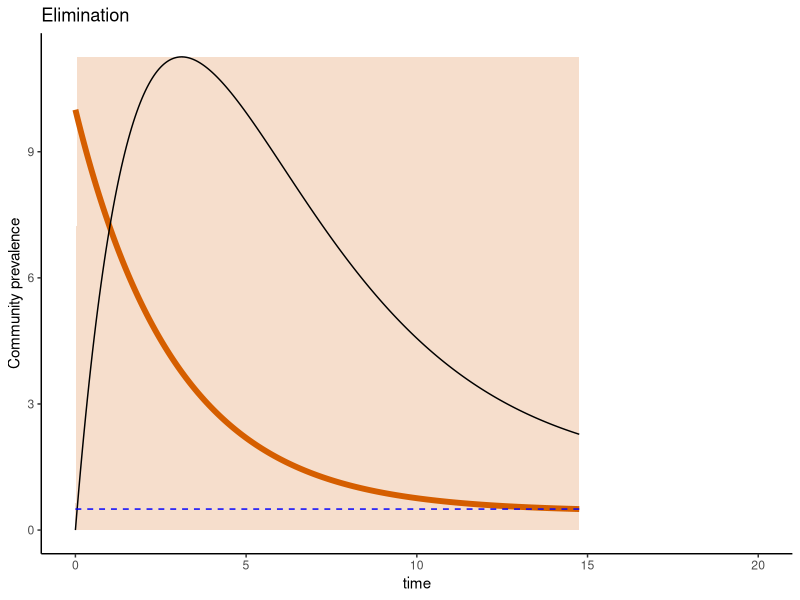
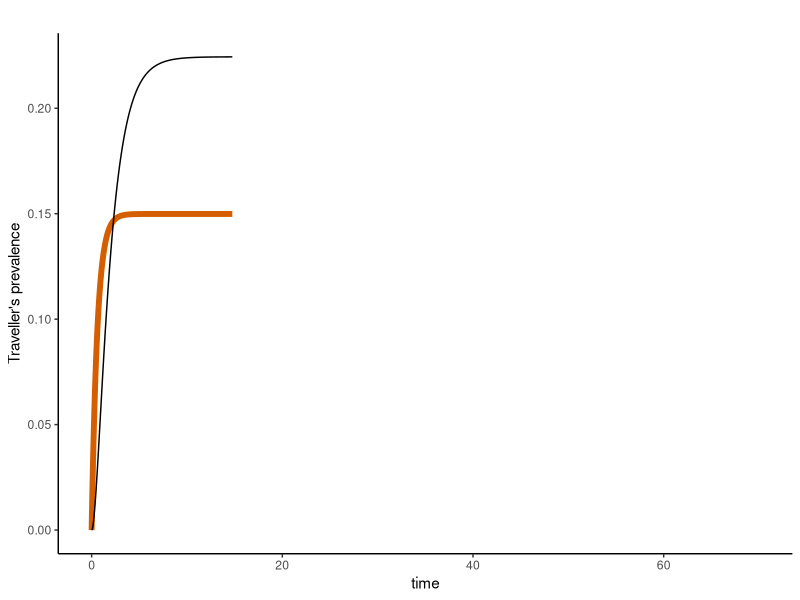
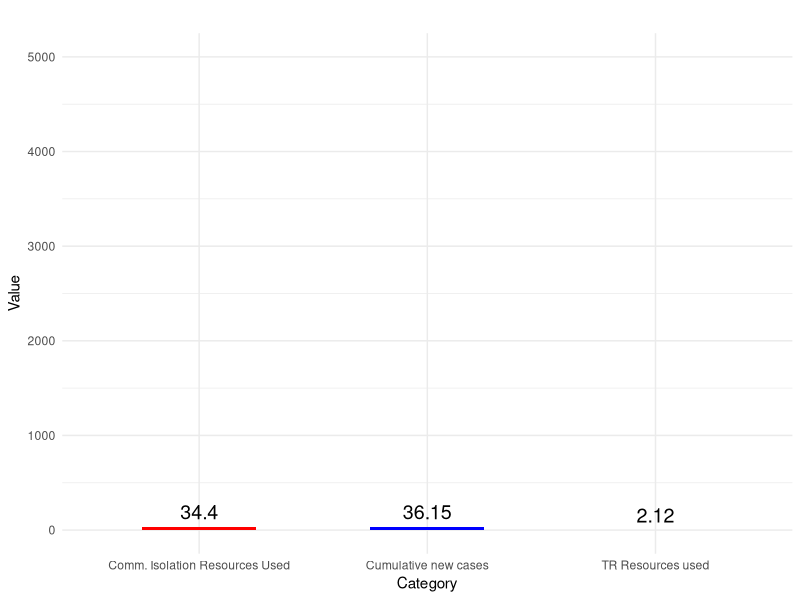
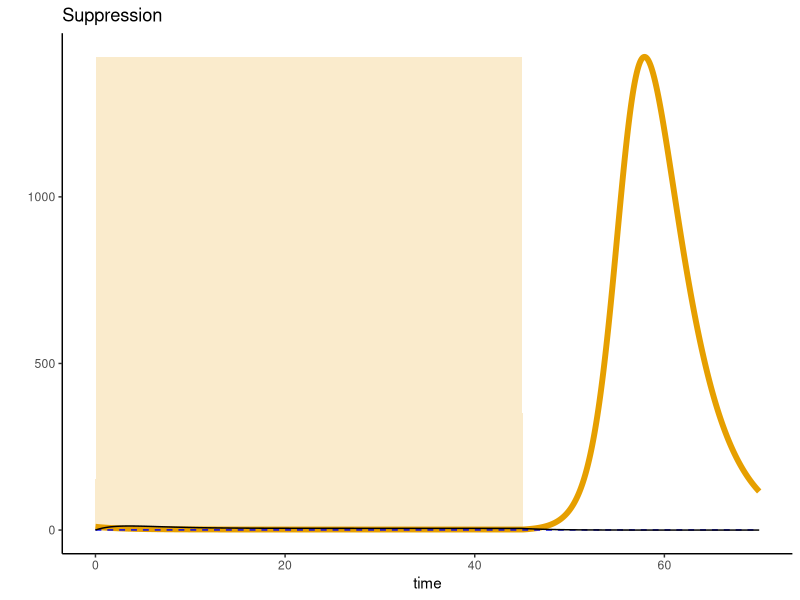
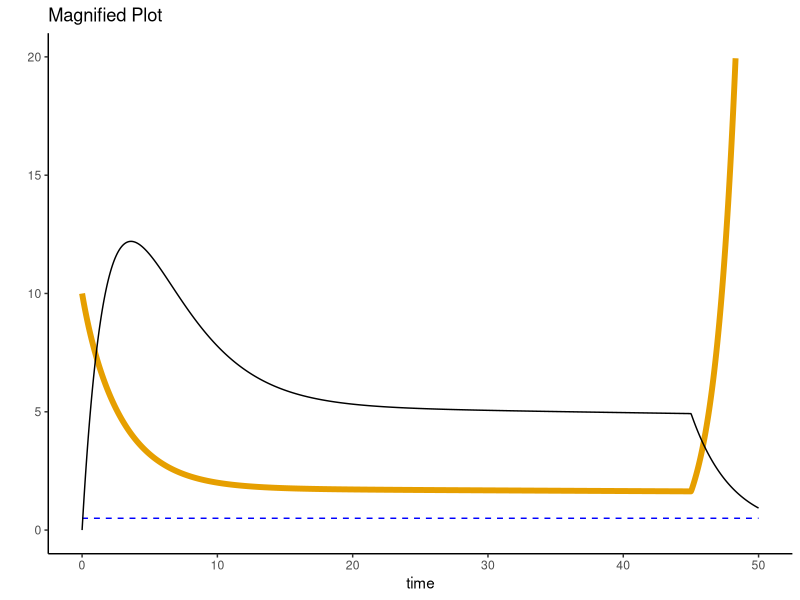
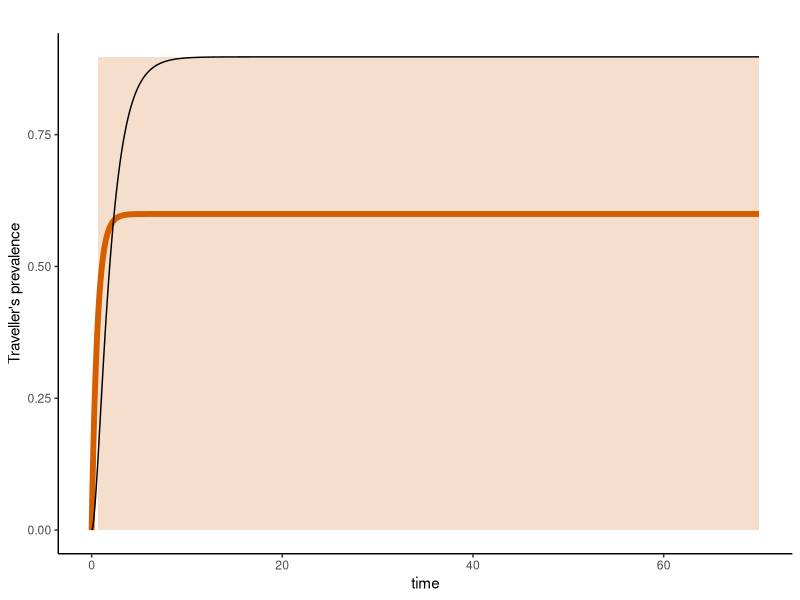
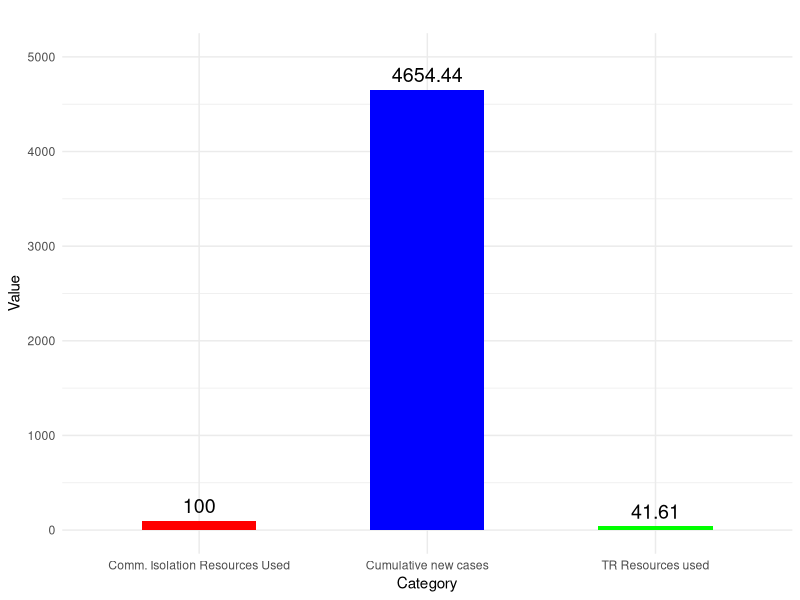
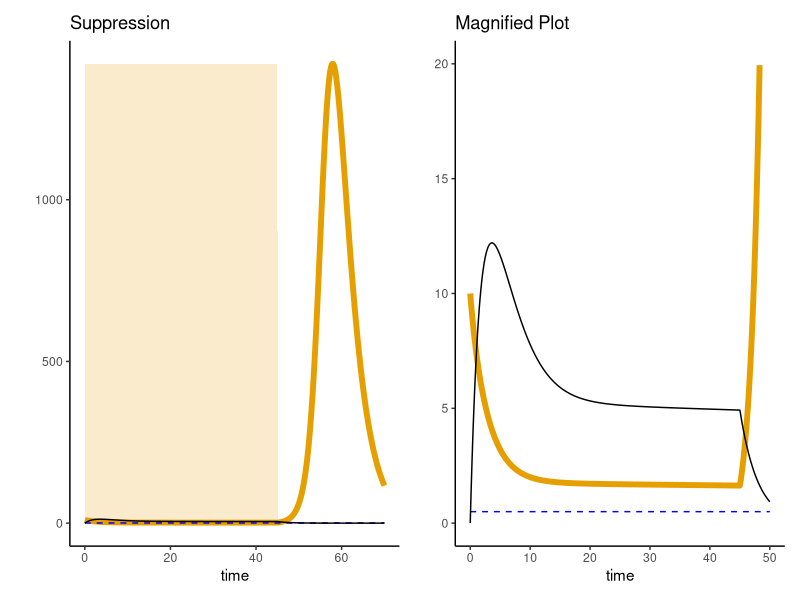

The R source for these figures, in order:
## ---- chunk 1
require(deSolve)
require(ggplot2)
require(patchwork)
cols <- c("#999999", "#E69F00", "#56B4E9", "#009E73", "#F0E442", "#0072B2", "#D55E00", "#CC79A7", "#66CC99")

### The aim of this code is to make a figure that illustrates
### the isolation-only strategy in terms of Hansen & Day
### in terms of the public health terminology that I defined
#### elimination, suppression, and circuit breaker.


##### Parameters
# max daily rate of community member isolation
u1max <- 1

# max daily rate of traveler isolation
u2max <- 1

# constraint on community member isolation
C1max <- 1500

# constraint on traveller isolation
C2max <- 1500

# transmission rate
beta<-.0002

# importation rate
theta <- 0.25

mu<-0.334
# relative transmissibility of travellers
c<-1

T<-70

# daily vaccination rate
rho<-0

# start time for community isolation
tstart1<-0

# in case we wanted to do two switches
toff1 <- 1000 # currently set to not turn-off

# start time for restrictions on travellers
tstart2 <- 0
toff2 <- 1000

# community isolation function
u1fun<-function(t){
  u1 = u1max
  if(t<tstart1){
  u1 = 0}
  if(t<(toff1+10) & t>toff1){
    u1 = 0
  }
  return(u1)
}

# travel restrictions function
u2fun<-function(t){
  u2 = u2max
  if(t < tstart2){
  u2 = 0}
  if( t > toff2 & t < (toff2+10)){
    u2 = 0
  }
  return(u2)
}

# This is designed to trigger termination of the simulation when I1>0.5
rootfun <- function(t, y, parameters){
  I1 = y[2]
  # However, with importations, it doesn't make sense to have this as
  # the endpoint of the simulation, so instead I just set Imin = 0 and have
  # the simulation end at T=100.
  y1 = 0.5 - I1 
  return(y1)
}


SI<-function(t, y, parameters){
  S = y[1]
  I1 = y[2]
  I2 = y[3]
  C1 = y[4]
  C2 = y[5]
  iso1 = y[6]
  iso2 = y[7]
  u1 = u1fun(t)
  u2 = u2fun(t)
  
  if(C1 > C1max){
    u1 = 0
  }
  if(C2 > C2max){
    u2 = 0
  }
  
  dS = - beta*S*(I1 + c*I2) - rho*S
  dI1 = beta*S*(I1 + c*I2) - mu*I1 - u1*I1
  dI2 = theta - 2*mu*I2 - u2*I2
  dC1 = u1*I1
  dC2 = u2*I2
  diso1 = u1*I1 - mu*iso1
  diso2 = u2*I2 - 2*mu*iso2
  return(list(c(dS,dI1,dI2,dC1,dC2,diso1,diso2)))
}

### ELIMINATION ##### SUPPRESSION 
out1 <- ode(y = c(S=5000,I1=10,I2=0,C1=0,C2=0,iso1=0,iso2=0), parms = NULL, times = seq(0,T,.05), func = SI, events = list(func = NULL, root = TRUE, terminalroot = 1), rootfun=rootfun)
out1<- data.frame(out1)

J1 = cumsum(beta*out1$S*(out1$I1+c*out1$I2)*diff(c(0,out1$time)))

J.elim <- J1

u_1 = rep(0,length(J1))
u_1[which(diff(c(out1$C1[1],out1$C1))*diff(c(0,out1$time))>0.001)] = max(c(out1$I1,out1$iso1))

u_1.2 = rep(0,length(J1))
u_1.2[which(diff(c(out1$C2[1],out1$C2))*diff(c(0,out1$time))>0.001)] = max(c(out1$I2,out1$iso2))

out.elim <- data.frame(out1, u_1 = u_1, u_1.2 = u_1.2, j = J1)

#plot community infections
g.elim1 = ggplot(out.elim, aes(x = time, y = I1)) + 
  geom_ribbon(aes(ymin = 0, ymax = u_1), fill = cols[7], alpha = 0.2)+
  geom_line(color = cols[7], size = 2)+ geom_line(aes(y=iso1))+
  geom_line(aes(y = 0.5), color = "blue", linetype = "dashed")+
  ggtitle("Elimination")+ylab("Community prevalence") + xlim(0,20)+theme_classic()
g.elim1

#plot travel cases
g.elim2 = ggplot(out.elim, aes(x = time, y = I2)) +
  geom_ribbon(aes(ymin = 0, ymax = u_1.2), fill = cols[7], alpha = 0.2)+
  geom_line(color = cols[7], size = 2)+
  geom_line(aes(y=iso2))+
  ggtitle("")+ylab("Traveller's prevalence") + xlim(0,T)+theme_classic()
g.elim2

# Create a data frame for bar chart
values <- c(out.elim$j[nrow(out.elim)],out.elim$C1[nrow(out.elim)], out.elim$C2[nrow(out.elim)])
labels <- c("Cumulative new cases", "Comm. Isolation Resources Used", "TR Resources used")

data <- data.frame(
  Label = labels,
  Value = values
)

# Step 2: Create the bar plot using ggplot2
p <- ggplot(data, aes(x = Label, y = Value, fill = Label)) +
  geom_bar(stat = "identity", width = 0.5) +
  geom_text(aes(label = round(Value,2)), vjust = -0.5, size = 5) + 
  labs(title = "", x = "Category", y = "Value") +
  ylim(c(0,5000)) + 
  theme_minimal() +
  theme(legend.position = "none") +
  scale_fill_manual(values = c("red", "blue", "green"))

# Print the plot
print(p)
## ---- chunk 2
#(same parameters except a lower u1max)
u1max <- 1
u2max <- 1

C1max <- 100
C2max <- 100

theta <- 1

out <- ode(y = c(S=5000,I1=10,I2=0,C1=0,C2=0,iso1=0,iso2=0), parms = NULL, times = seq(0,T,.05), func = SI, events = list(func = NULL, root = TRUE, terminalroot = 1), rootfun=rootfun)
out <- data.frame(out)
out.supp<-data.frame(out)

J = cumsum(beta*out$S*(out$I1+c*out$I2)*diff(c(0,out$time)))
J.supp <- J

u = rep(0,length(J))
u[which(diff(c(out$C1[1],out$C1))*diff(c(0,out$time))>0.001)] = max(c(out$I1,out$iso1))

u.1 = rep(0,length(J))
u.1[which(diff(c(out$C2[1],out$C2))*diff(c(0,out$time))>0.001)] = max(c(out$I2,out$iso2))

out.supp <- data.frame(out,u=u, u.1 = u.1, j =J )

#plot community cases
g.supp = ggplot(out.supp, aes(x = time, y = I1)) +
  geom_ribbon(aes(ymin = 0, ymax = u), fill = cols[2], alpha = 0.2)+
  geom_line(color = cols[2], size = 2)+
  geom_line(aes(y = 0.5), color = "blue", linetype = "dashed")+
  geom_line(aes(y=iso1))+ggtitle("Suppression")+ylab("") + xlim(0,T)+theme_classic()
g.supp

#plot magnified section
g.supp.1 = ggplot(out.supp, aes(x = time, y = I1)) +
  geom_ribbon(aes(ymin = 0, ymax = u), fill = cols[2], alpha = 0.2)+
  geom_line(color = cols[2], size = 2)+
  geom_line(aes(y = 0.5), color = "blue", linetype = "dashed")+
  geom_line(aes(y=iso1))+ggtitle("Magnified Plot")+ylab("") + xlim(0,50) + ylim(0,20) + theme_classic()
g.supp.1


#plot travel cases
g.supp1 = ggplot(out.supp, aes(x = time, y = I2)) +
  geom_ribbon(aes(ymin = 0, ymax = u.1), fill = cols[7], alpha = 0.2)+
  geom_line(color = cols[7], size = 2)+
  geom_line(aes(y=iso2))+
  ggtitle("")+ylab("Traveller's prevalence") + xlim(0,T)+theme_classic()
g.supp1

# Create a data frame for bar chart
values <- c(out.supp$j[nrow(out.supp)],out.supp$C1[nrow(out.supp)], out.supp$C2[nrow(out.supp)])
labels <- c("Cumulative new cases", "Comm. Isolation Resources Used", "TR Resources used")

data <- data.frame(
  Label = labels,
  Value = values
)

# Step 2: Create the bar plot using ggplot2
p <- ggplot(data, aes(x = Label, y = Value, fill = Label)) +
  geom_bar(stat = "identity", width = 0.5) +
  geom_text(aes(label = round(Value,2)), vjust = -0.5, size = 5) + 
  labs(title = "", x = "Category", y = "Value") +
  ylim(c(0,5000)) + 
  theme_minimal() +
  theme(legend.position = "none") +
  scale_fill_manual(values = c("red", "blue", "green"))

# Print the plot
print(p)
## ---- chunk 3

fig1 = g.supp + g.supp.1
plot_annotation(tag_levels = 'A')
fig1

## ---- chunk 4
###### CIRCUIT BREAKER (a lower value of the constraint)
### (also times of on and off to illustrate that timing doesn't matter)

C1max <- 400
C2max <- 400

toff1<-11
toff2 <- 11

out2 <- ode(y = c(S=5000,I1=10,I2=0,C1=0,C2=0,iso1=0,iso2=0), parms = NULL, times = seq(0,T,.05), func = SI, events = list(func = NULL, root = TRUE, terminalroot = 1), rootfun=rootfun)
out2 <- data.frame(out2)
out.circ<-out2

J2 = cumsum(beta*out2$S*(out2$I1+c*out2$I2)*diff(c(0,out2$time)))

u_2 = rep(0,length(J2))
u_2[which(diff(c(out2$C1[1],out2$C1))*diff(c(0,out2$time))>0.001)] = max(c(out2$I1,out2$iso1))

u_2.2 = rep(0,length(J2))
u_2.2[which(diff(c(out2$C2[1],out2$C2))*diff(c(0,out2$time))>0.001)] = max(c(out2$I2,out2$iso2))

out.circ <- data.frame(out2, u_2 = u_2, u_2.2 = u_2.2, j = J2)

#plot community infections
g.circ1 = ggplot(out.circ, aes(x = time, y = I1)) + 
  geom_ribbon(aes(ymin = 0, ymax = u_2), fill = cols[7], alpha = 0.2)+
  geom_line(color = cols[7], size = 2)+ geom_line(aes(y=iso1))+
  ggtitle("Circuit Breaker 1")+ylab("Community prevalence") + xlim(0,T)+theme_classic()
g.circ1

#plot travel cases
g.circ1.2 = ggplot(out.circ, aes(x = time, y = I2)) +
  geom_ribbon(aes(ymin = 0, ymax = u_2.2), fill = cols[7], alpha = 0.2)+
  geom_line(color = cols[7], size = 2)+
  geom_line(aes(y=iso2))+
  ggtitle("")+ylab("Traveller's prevalence") + xlim(0,T)+theme_classic()
g.circ1.2

# Create a data frame for bar chart
values <- c(out.circ$j[nrow(out.circ)],out.circ$C1[nrow(out.circ)], out.circ$C2[nrow(out.circ)])
labels <- c("Cumulative new cases", "Comm. Isolation Resources Used", "TR Resources used")

data <- data.frame(
  Label = labels,
  Value = values
)

# Step 2: Create the bar plot using ggplot2
p <- ggplot(data, aes(x = Label, y = Value, fill = Label)) +
  geom_bar(stat = "identity", width = 0.5) +
  geom_text(aes(label = round(Value,2)), vjust = -0.5, size = 5) + 
  labs(title = "", x = "Category", y = "Value") +
  ylim(c(0,5000)) + 
  theme_minimal() +
  theme(legend.position = "none") +
  scale_fill_manual(values = c("red", "blue", "green"))

# Print the plot
print(p)
## ---- chunk 5
#### A different circuit-breaker with the same parameters as above
tstart1 <- 5
tstart2 <- 5

toff1<-15
toff1<-15

out3 <- ode(y = c(S=5000,I1=10,I2=0,C1=0,C2=0,iso1=0, iso2=0), parms = NULL, times = seq(0,T,.05), func = SI, events = list(func = NULL, root = TRUE, terminalroot = 1), rootfun=rootfun)
out3 <- data.frame(out3)

out.circ2<-out3


J3 = cumsum(beta*out3$S*(out3$I1+c*out3$I2)*diff(c(0,out3$time)))

u_3 = rep(0,length(J3))
u_3[which(diff(c(out3$C1[1],out3$C1))*diff(c(0,out3$time))>0.001)] = max(c(out3$I1,out3$iso1))

u_3.2 = rep(0,length(J3))
u_3.2[which(diff(c(out3$C2[1],out3$C2))*diff(c(0,out3$time))>0.001)] = max(c(out3$I2,out3$iso2))

out.circ2 <- data.frame(out3, u_3 = u_3, u_3.2 = u_3.2, j = J3)

#plot community infections
g.circ2 = ggplot(out.circ2, aes(x = time, y = I1)) + 
  geom_ribbon(aes(ymin = 0, ymax = u_3), fill = cols[7], alpha = 0.2)+
  geom_line(color = cols[7], size = 2)+ geom_line(aes(y=iso1))+
  ggtitle("Circuit breaker 2")+ylab("Community prevalence") + xlim(0,T)+theme_classic()
g.circ2

#plot travel cases
g.circ2.2 = ggplot(out.circ2, aes(x = time, y = I2)) +
  geom_ribbon(aes(ymin = 0, ymax = u_3.2), fill = cols[7], alpha = 0.2)+
  geom_line(color = cols[7], size = 2)+
  geom_line(aes(y=iso2))+
  ggtitle("")+ylab("Traveller's prevalence") + xlim(0,T)+theme_classic()
g.circ2.2



# Create a data frame for bar chart
values <- c(out.circ2$j[nrow(out.circ2)],out.circ2$C1[nrow(out.circ2)], out.circ2$C2[nrow(out.circ2)])
labels <- c("Cumulative new cases", "Comm. Isolation Resources Used", "TR Resources used")

data <- data.frame(
  Label = labels,
  Value = values
)

# Step 2: Create the bar plot using ggplot2
p <- ggplot(data, aes(x = Label, y = Value, fill = Label)) +
  geom_bar(stat = "identity", width = 0.5) +
  geom_text(aes(label = round(Value,2)), vjust = -0.5, size = 5) + 
  labs(title = "", x = "Category", y = "Value") +
  ylim(c(0,5000)) + 
  theme_minimal() +
  theme(legend.position = "none") +
  scale_fill_manual(values = c("red", "blue", "green"))

# Print the plot
print(p)

fig2 = g.circ1+g.circ1.2+ g.circ2 + g.circ2.2
fig2



## ---- chunk 6
J.circ = ggplot()+
  geom_ribbon(data=out.circ,aes(x=time,ymin = 0, ymax = u_2.2*(max(J2)/max(I2))), fill = cols[4], alpha = 0.2)+
  geom_ribbon(data=out.circ2,aes(x=time,ymin = 0, ymax = u_3.2*(max(J3)/max(I2))), fill = cols[6], alpha = 0.2)+
  geom_line(data=out.circ, aes(x = time, y = J2),color = cols[4], size = 2)+
  geom_line(data=out.circ2, aes(x = time, y = J3),color = cols[6], size = 2)+ylab("Cumulative cases")+ggtitle("Circuit breaker 1 & 2 equivalence")+theme_classic()

g1=g.elim1
g2=fig1 
g3 = fig2
g4 = g.circ2+g.circ2.2
fig = g1/g2+g3/g4/J.circ+
  plot_annotation(tag_levels = 'A')-> r
r
ggsave("~/Desktop/Amy R codes/mixed_policy.png", width = 18, height = 40, units = "cm")
